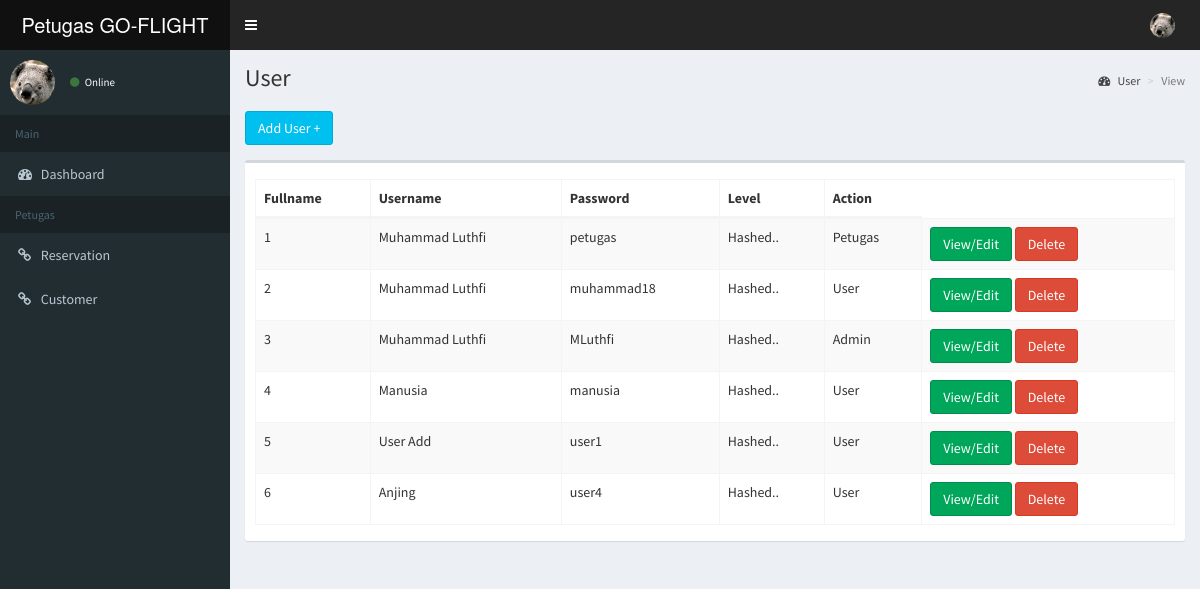
/index.php/petugas/user, run on the app's committed database.
### tables this page shows
CREATE TABLE `user` (
  `id` int(10) NOT NULL,
  `username` varchar(255) NOT NULL,
  `fullname` varchar(45) NOT NULL,
  `password` varchar(255) NOT NULL,
  `level` int(3) NOT NULL
);

### application/controllers/petugas/User.php (called while the page is built, shortened)
<?php
class user extends CI_Controller {
	public function __construct()
	{
		$this->load->model('petugas/M_User_Petugas');
	}
	public function index()
	{
		$user = $this->M_User_Petugas->get_user();
		$data['user'] = $user;
		$data['nav'] = 'user';
        $this->load->view('petugas/template/V_Header',$data);
		$this->load->view('petugas/V_user',$data);
		$script = '<script>
		function viewedit(id){
		  $.ajax({url: "'.base_url().'petugas/user/viewedit/"+id, success: function(result){
					$("#viewedit").html(result);
		  }});
		}
		</script>';
		$data['script'] = $script;
		$this->load->view('petugas/template/V_Footer',$data);
    }
}

### index.php (called while the page is built, shortened)
<?php
require_once BASEPATH.'core/CodeIgniter.php';

### application/models/petugas/M_User_Petugas.php (called while the page is built, shortened)
<?php
Class M_User_Petugas extends CI_Model{
    public function get_user(){
        return $this->db->get('user')->result_array();
    }
}

### application/views/petugas/V_User.php (the view, shortened to what this page needs)
<section class="content-header">
	<h1>User</h1>
	<br>
	<button type="button" class="btn btn-info" data-toggle="modal" data-target="#modal-add">Add User +</button>
	<ol class="breadcrumb">
		<li>
			<a href="http://[::1]/lte/petugas/dashboard">
				<i class="fa fa-dashboard"></i> User</a>
		</li>
		<li class="active">View</li>
	</ol>
</section>
<section class="content">
	<div class="row">
		<div class="col-xs-12">
			<div class="box">
				<div class="box-body">
					<table id="example1" class="table table-bordered table-striped">
						<thead>
							<tr>
								<th>Fullname</th>
								<th>Username</th>
								<th>Password</th>
								<th>Level</th>
								<th>Action</th>
							</tr>
						</thead>
						<tbody>
							<?php $i = 0 ?>
							<?php foreach ($user as $value) : ?>
							<?php $i++ ?>					<tr>
								<td><?php echo $i ?></td>
								<td><?php echo $value['fullname'] ?></td>
								<td>
									<?php echo $value['username'] ?>
								</td>
								<td>
									<p>Hashed..</p>
								</td>
								<td>
									<?php
									if ($value['level'] == 1) {
										echo 'User';
									}
									elseif ($value['level'] == 2) {
										echo 'Petugas';
									}
									elseif ($value['level'] == 3) {
										echo 'Admin';
									}
									?>
</td>
								<td>
									<button type="button" onclick="viewedit(<?php echo $value['id'] ?>)" class="btn btn-success" data-toggle="modal" data-target="#modal-viewedit">View/Edit</button>
									<a
									<?php if ($value['id'] == 1) {
										echo 'disabled';
									} ?> onclick="return confirm('Are you sure you want to delete this item?');" class="btn btn-danger" href="<?php echo base_url() ?>petugas/user/delete/<?php echo $value['id']?>">Delete</a>
								</td>
							</tr>
							<?php endforeach; ?>
						</tbody>
					</table>
				</div>
			</div>
		</div>
	</div>
</section>

### data on the page
user: fullname "Muhammad Luthfi", username "petugas", level "Petugas"
user: fullname "Muhammad Luthfi", username "muhammad18", level "User"
user: fullname "Muhammad Luthfi", username "MLuthfi", level "Admin"
user: fullname "Manusia", username "manusia", level "User"
user: fullname "User Add", username "user1", level "User"
user: fullname "Anjing", username "user4", level "User"
